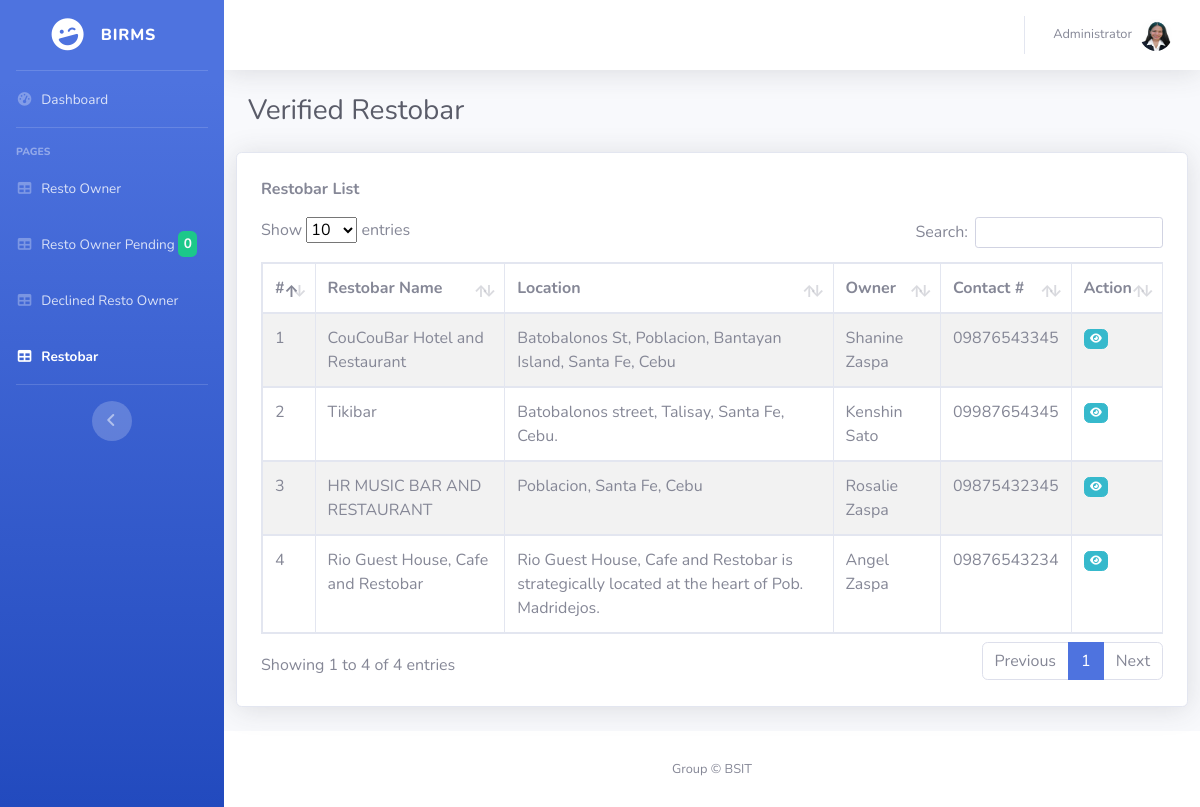
The app's page /admin/restobar.php (signed in) with its own data.
### tables this page shows
CREATE TABLE `restobar` (
  `resto_id` int(11) NOT NULL,
  `owner_id` varchar(50) NOT NULL,
  `resto_name` varchar(100) NOT NULL,
  `resto_photo` varchar(255) NOT NULL
);

CREATE TABLE `owner` (
  `id` int(11) NOT NULL,
  `owner_id` varchar(50) NOT NULL,
  `firstname` varchar(100) NOT NULL,
  `middlename` varchar(100) DEFAULT NULL,
  `lastname` varchar(100) NOT NULL,
  `email` varchar(100) NOT NULL,
  `password` varchar(100) NOT NULL,
  `contact_num` varchar(11) NOT NULL,
  `address` varchar(100) NOT NULL,
  `profile` varchar(250) DEFAULT NULL,
  `status` int(11) NOT NULL
);

### inc/function.php (called while the page is built, shortened)
<?php
    class Connection{
        public $host = "localhost";
        public $user = "u510162695_birms_db";
        public $password = "1Birms_db";
        public $db_name = "u510162695_birms_db";
        public function __construct(){
            $this->conn = mysqli_connect($this->host, $this->user, $this->password, $this->db_name);
        }
    }
    class dataOperation extends Connection{
        public function displayPOCnt(){
            $sql = mysqli_query($this->conn, "SELECT COUNT(*) AS pending FROM owner WHERE status=0");
            $array = array();
            $cnt = mysqli_fetch_assoc($sql);
            $array[] = $cnt;
            return $array;
        }
        public function displayRestobar(){
            $sql = mysqli_query($this->conn, "SELECT * FROM owner INNER JOIN restobar ON owner.owner_id = restobar.owner_id
            WHERE owner.status = 1");
            $array = array();
            while($row = mysqli_fetch_assoc($sql)){
                $array[] = $row;
            }
            return $array;
        }
    }
    $oop = new dataOperation;

### admin/restobar.php (the view, shortened to what this page needs)
<?php
require_once('../inc/function.php');
?>
<!DOCTYPE html>
<html lang="en">
<head>
    <link href="../vendor/fontawesome-free/css/all.min.css" rel="stylesheet" type="text/css">
    <link href="../css/sb-admin-2.min.css" rel="stylesheet">
    <link href="../css/datatables.min.css" rel="stylesheet">
</head>
<body id="page-top">
    <div id="wrapper">
        <ul class="navbar-nav bg-gradient-primary sidebar sidebar-dark accordion" id="accordionSidebar">
            <a class="sidebar-brand d-flex align-items-center justify-content-center" href="#">
                <div class="sidebar-brand-icon rotate-n-15">
                    <i class="fas fa-laugh-wink"></i>
                </div>
                <div class="sidebar-brand-text mx-3">BIRMS</div>
            </a>
            <hr class="sidebar-divider my-0">
            <li class="nav-item ">
                <a class="nav-link" href="index.php">
                    <i class="fas fa-fw fa-tachometer-alt"></i>
                    <span>Dashboard</span></a>
            </li>
            <hr class="sidebar-divider">
            <div class="sidebar-heading">
                Pages
            </div>
            <li class="nav-item">
                <a class="nav-link" href="resto_owner.php">
                    <i class="fas fa-fw fa-table"></i>
                    <span>Resto Owner</span></a>
            </li>
             <li class="nav-item">
                <a class="nav-link" href="resto_pending.php">
                    <i class="fas fa-fw fa-table"></i>
                    <span>Resto Owner Pending <span class="badge bg-success text-light">
                    <?php
                        $myrow = $oop->displayPOCnt();
                        foreach($myrow as $row){
                            echo $row['pending'];
                        }
                        ?>
                    </span></span></a>
            </li>
             <li class="nav-item ">
                <a class="nav-link" href="declined_owner.php">
                    <i class="fas fa-fw fa-table"></i>
                    <span>Declined Resto Owner</span></a>
            </li>
           <li class="nav-item active">
                <a class="nav-link" href="restobar.php">
                    <i class="fas fa-fw fa-table"></i>
                    <span>Restobar</span></a>
            </li>
            <hr class="sidebar-divider d-none d-md-block">
            <div class="text-center d-none d-md-inline">
                <button class="rounded-circle border-0" id="sidebarToggle"></button>
            </div>
        </ul>
        <div id="content-wrapper" class="d-flex flex-column">
            <div id="content">
                <nav class="navbar navbar-expand navbar-light bg-white topbar mb-4 static-top shadow">
                    <ul class="navbar-nav ml-auto">
                        <li class="nav-item dropdown no-arrow">
                            <a class="nav-link dropdown-toggle" href="#" id="userDropdown" role="button"
                                data-toggle="dropdown" aria-haspopup="true" aria-expanded="false">
                                <span class="mr-2 d-none d-lg-inline text-gray-600 small">Administrator</span>
                                <img class="img-profile rounded-circle"
                                    src="../img/shanine.jpg.jpg">
                            </a>
                        </li>
                    </ul>
                </nav>
                <div class="container-fluid">
                    <div class="d-sm-flex align-items-center justify-content-between mb-4">
                        <h1 class="h3 mb-0 text-gray-800">Verified Restobar</h1>
                    </div>
                    <div class="row">
                        <div class="card shadow mb-4 p-4 w-100">
                            <p><strong>Restobar List</strong></p>
                            <div class="data_table">
                                <table id="dashprint" class="table table-striped table-bordered">
                                    <thead class="table">
                                        <tr>
                                            <th>#</th>
                                            <th>Restobar Name</th>
                                            <th>Location</th>
                                            <th>Owner</th>
                                            <th>Contact #</th>
                                            <th >Action</th>
                                        </tr>
                                    </thead>
                                    <tbody>
                                        <?php
                                        $myrow = $oop->displayRestobar();
                                        $g = 1;
                                        foreach($myrow as $row){
                                            ?>
                                            <tr>
                                                <td><?=$g++?></td>
                                                <td><?=$row['resto_name']?></td>
                                                <td><?=$row['address']?></td>
                                                <td><?=$row['firstname'] ." ".$row['lastname']?></td>
                                                <td><?=$row['contact_num']?></td>
                                                <td>
                                                    <a href="#" data-toggle="modal" data-target="#viewModal<?=$row['id']?>" class="btn btn-info badge"><i class="fas fa-eye fa-sm fa-fw"></i></a>
                                                </td>
                                            </tr>
                                             <div class="modal fade" id="deleteModal<?=$row['id']?>" tabindex="-1" role="dialog" aria-labelledby="exampleModalLabel" aria-hidden="true">
                                            <?php
                                        }
                                        ?>
                                    </tbody>
                                </table>
                            </div>
                        </div>
                    </div>
                </div>
            </div>
            <footer class="sticky-footer bg-white">
                <div class="container my-auto">
                    <div class="copyright text-center my-auto">
                        <span>Group &copy; BSIT</span>
                    </div>
                </div>
            </footer>
        </div>
    </div>
</body>
</html>

### records on screen
restobar: resto_name "CouCouBar Hotel and Restaurant", owner.address "Batobalonos St, Poblacion, Bantayan Island, Santa Fe, Cebu", owner.firstname "Shanine", owner.lastname "Zaspa", owner.contact_num "09876543345"
restobar: resto_name "Tikibar", owner.address "Batobalonos street, Talisay, Santa Fe, Cebu.", owner.firstname "Kenshin", owner.lastname "Sato", owner.contact_num "09987654345"
restobar: resto_name "HR MUSIC BAR AND RESTAURANT", owner.address "Poblacion, Santa Fe, Cebu", owner.firstname "Rosalie", owner.lastname "Zaspa", owner.contact_num "09875432345"
restobar: resto_name "Rio Guest House, Cafe and Restobar", owner.address "Rio Guest House, Cafe and Restobar is strategically located at the heart of Pob. Madridejos.", owner.firstname "Angel", owner.lastname "Zaspa", owner.contact_num "09876543234"

### other values on screen
$row['pending'] "0"
